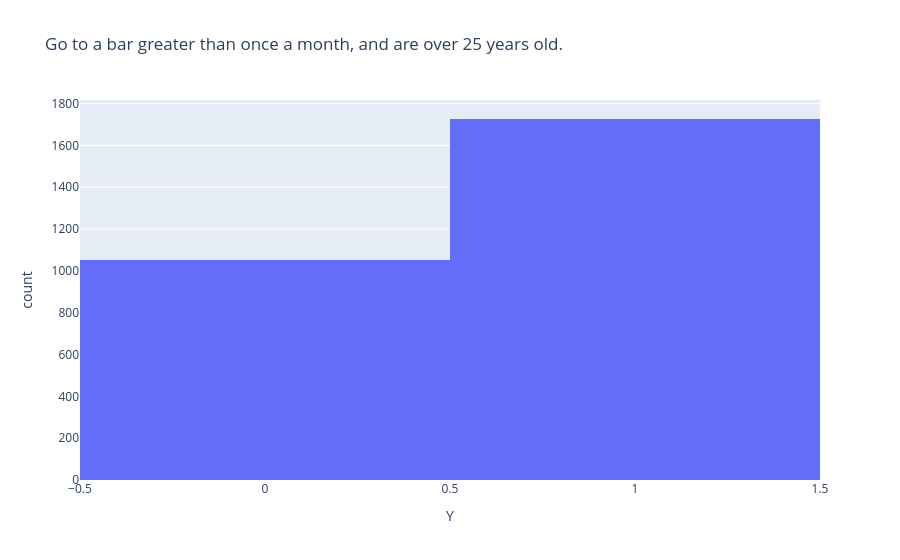

Notebook code cell kept with this figure:
### Code cell
fig = px.histogram(g1m_g25, x="Y", title="Go to a bar greater than once a month, and are over 25 years old.")                
fig.show()

### Figure 1 — Plotly figure (JSON) as saved in the notebook; plotly's stock layout.template omitted (floating-point values rounded to 4 significant figures; data arrays with more than 128 entries replaced by an {"elided": "..."} marker saying what was removed)
{"data": [{"bingroup": "x", "hovertemplate": "Y=%{x}<br>count=%{y}<extra></extra>", "legendgroup": "", "marker": {"color": "#636efa", "pattern": {"shape": ""}}, "name": "", "orientation": "v", "showlegend": false, "type": "histogram", "x": {"elided": "2777 int values"}, "xaxis": "x", "yaxis": "y"}], "layout": {"barmode": "relative", "legend": {"tracegroupgap": 0}, "title": {"text": "Go to a bar greater than once a month, and are over 25 years old."}, "xaxis": {"anchor": "y", "domain": [0, 1], "title": {"text": "Y"}}, "yaxis": {"anchor": "x", "domain": [0, 1], "title": {"text": "count"}}}}
